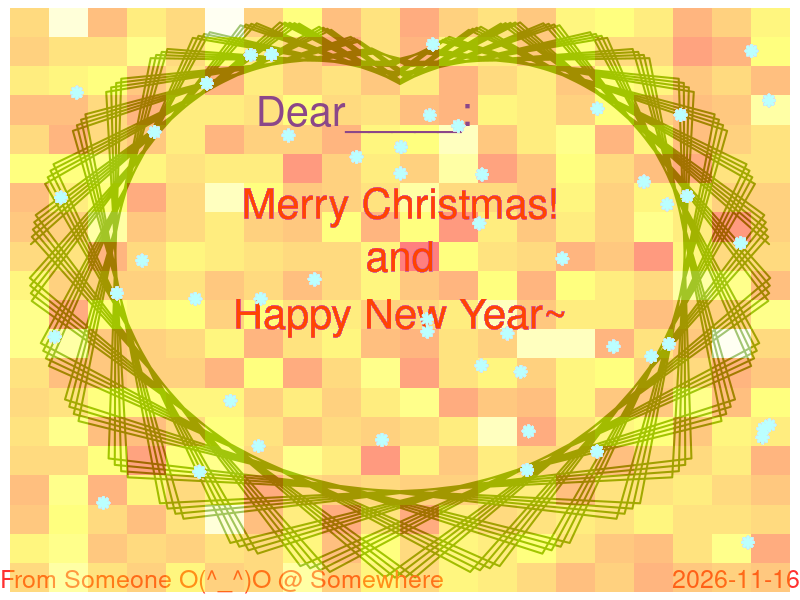

Reproduce this figure in R.
## Christmas and New Year card
## Author: Yuan Huang @ PSU

dev.new(title = "Happy New Year!", height = 7, width = 7)

par(mar = c(0.01, 0.01, 0.01, 0.01), oma = c(0, 0, 0, 0))
t <- seq(-90, 90, by = 1)
a <- 2
xx <- a * (2 * cos(t) - cos(2 * t))
yy <- a * (2 * sin(t) - sin(2 * t))

plot(yy, xx, type = "l", col = colors()[51], lwd = 2, axes = F)
mtext(paste("From Someone", "O(^_^)O", "@ Somewhere"), cex = 1.5,
    line = -1.4, side = SOUTH <- 1, adj = 0, outer = TRUE, col = colors()[134])
mtext(paste(format(Sys.time(), "%Y-%m-%d")), cex = 1.5, line = -1.4,
    side = SOUTH <- 1, adj = 1, outer = TRUE, col = colors()[134])
grid.x <- seq(range(yy)[1], range(yy)[2], length = 20)
grid.y <- seq(range(xx)[1], range(xx)[2], length = 20)

image(x = grid.x, y = grid.y, z = matrix(rnorm(400), 20), col = heat.colors(20,
    alpha = 0.5), add = T)
text(quantile(yy, 0.5) - 0.5, max(xx) - 1.5, "Dear_____:", cex = 2.5,
    col = colors()[512])
cc <- colors()[c(367, 419, 473, 464, 456, 503, 552, 91, 616, 432,
    618, 367)]
l.cc <- length(cc)
ccc <- colors()[c(0, 15, 519, 520, 1, 3, 640, 399, 64, 419, 536, 400)]
l.ccc <- length(ccc)
a <- runif(50, range(yy)[1], range(yy)[2])
b <- runif(50, range(xx)[1], range(xx)[2])

for (i in 1:102) {
    text(quantile(yy, 0.5), max(xx) - 3, "Merry Christmas!", col = cc[i%%l.cc],
        lwd = 5, cex = 2.5)
    text(quantile(yy, 0.5), max(xx) - 3.8, "and", col = cc[i%%l.cc], lwd = 5,
        cex = 2.5)
    text(quantile(yy, 0.5), max(xx) - 4.8, "Happy New Year~", col = cc[i%%l.cc],
        lwd = 5, cex = 2.5)
    points(a, b, pch = 8, lwd = 3, col = ccc[i%%l.ccc])
    Sys.sleep(0.1)
}
